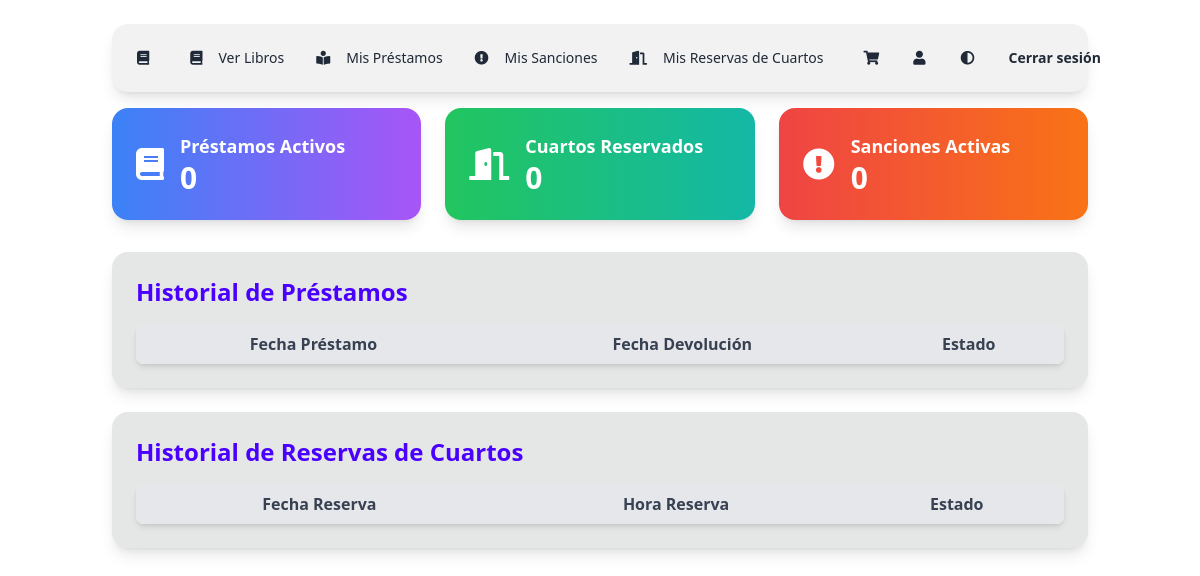
Before: /app/views/viewsCliente/dashboardCliente.php (signed in) with the older database file.
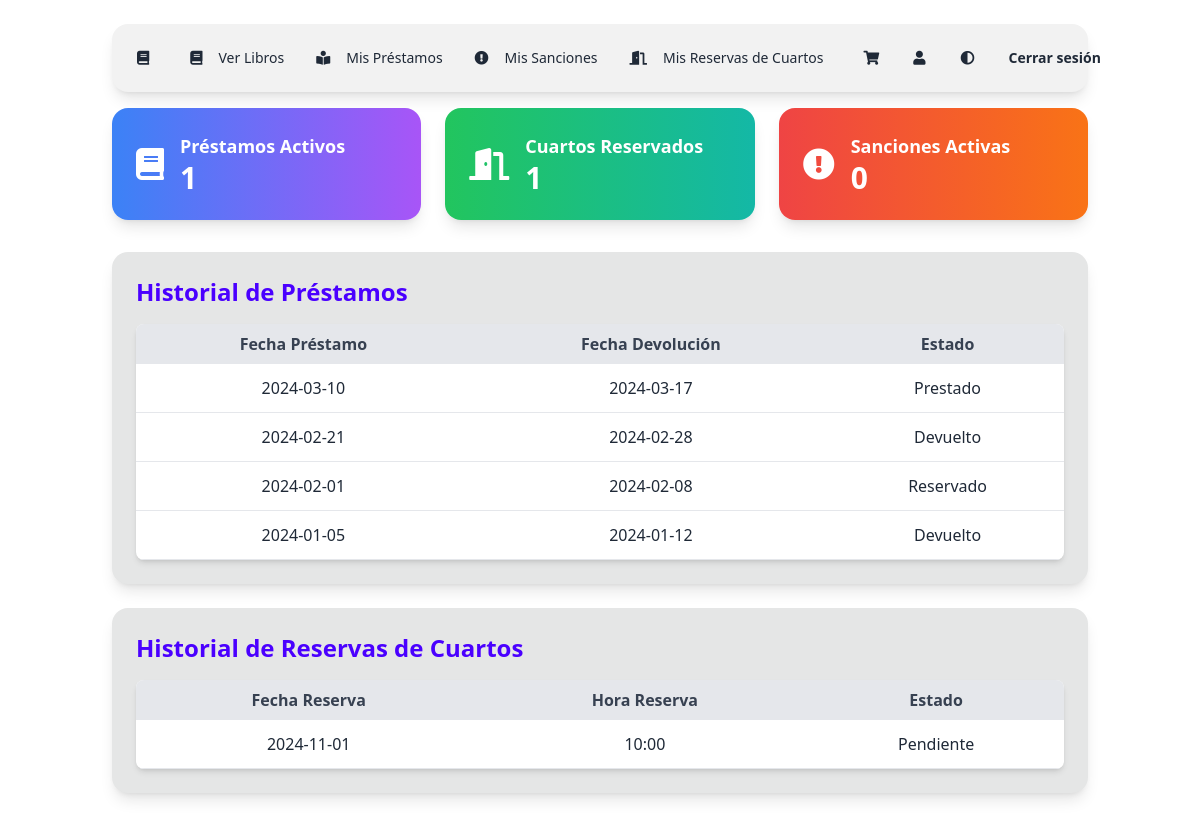
After: the same page with the newer database file.
### tables this page shows
CREATE TABLE PRESTAMOS (
    codPrestamos INT AUTO_INCREMENT PRIMARY KEY,
    fechaPrestamo DATE,
    fechaDevolucion DATE,
    estado VARCHAR(45),
    LIBROS_codLibros INT,
    USUARIOS_codUsuarios INT,
    SANCIONES_codSancion INT,
    FOREIGN KEY (LIBROS_codLibros) REFERENCES LIBROS (codLibros),
    FOREIGN KEY (USUARIOS_codUsuarios) REFERENCES CLIENTES (codUsuarios),
    FOREIGN KEY (SANCIONES_codSancion) REFERENCES SANCIONES (codSancion)
);

CREATE TABLE reservaCuarto (
    codreservaCuarto INT AUTO_INCREMENT PRIMARY KEY,
    fechaReserva VARCHAR(45),
    horaReserva VARCHAR(45),
    cuartoEstudio_codCuartoEstudio INT,
    USUARIOS_codUsuarios INT,
    FOREIGN KEY (cuartoEstudio_codCuartoEstudio) REFERENCES cuartoEstudio (codCuartoEstudio),
    FOREIGN KEY (USUARIOS_codUsuarios) REFERENCES CLIENTES (codUsuarios)
);

### app/views/viewsCliente/dashboardCliente.php (the view, shortened to what the changed rows need)
<?php
include '../../config/conexion.php';
$clienteId = $_SESSION['codUsuarios'];
$prestamosActivos = $conexion->query("SELECT COUNT(*) as total FROM PRESTAMOS WHERE USUARIOS_codUsuarios = $clienteId AND estado IN ('pendiente', 'reservado')")->fetch_assoc()['total'];
$cuartosReservados = $conexion->query("SELECT COUNT(*) as total FROM reservaCuarto WHERE USUARIOS_codUsuarios = $clienteId AND estado IN ('pendiente', 'confirmada', 'en uso')")->fetch_assoc()['total'];
$historialPrestamos = $conexion->query("SELECT fechaPrestamo, fechaDevolucion, estado FROM PRESTAMOS WHERE USUARIOS_codUsuarios = $clienteId ORDER BY fechaPrestamo DESC LIMIT 5")->fetch_all(MYSQLI_ASSOC);
$historialReservas = $conexion->query("SELECT fechaReserva, horaReserva, estado FROM reservaCuarto WHERE USUARIOS_codUsuarios = $clienteId ORDER BY fechaReserva DESC LIMIT 5")->fetch_all(MYSQLI_ASSOC);
?>
<!DOCTYPE html>
<html lang="es">
<head>
    <link href="https://cdn.jsdelivr.net/npm/daisyui@4.12.10/dist/full.min.css" rel="stylesheet" type="text/css" />
    <link rel="stylesheet" href="https://cdnjs.cloudflare.com/ajax/libs/font-awesome/5.15.3/css/all.min.css">
</head>
<body class="bg-base-100 text-base-content min-h-scree">
    <div class="container mx-auto p-6">
        <?php include "../viewsCliente/menuCliente.php"; ?>
        <div class="grid grid-cols-1 md:grid-cols-2 lg:grid-cols-3 gap-6 mb-8">
            <div class="card bg-gradient-to-r from-blue-500 to-purple-500 text-white p-6 rounded-lg shadow-lg">
                <div class="flex items-center space-x-4">
                    <div>
                        <h2 class="text-lg font-semibold">Préstamos Activos</h2>
                        <p class="text-3xl font-bold"><?php echo $prestamosActivos; ?></p>
                    </div>
                </div>
            </div>
            <div class="card bg-gradient-to-r from-green-500 to-teal-500 text-white p-6 rounded-lg shadow-lg">
                <div class="flex items-center space-x-4">
                    <div>
                        <h2 class="text-lg font-semibold">Cuartos Reservados</h2>
                        <p class="text-3xl font-bold"><?php echo $cuartosReservados; ?></p>
                    </div>
                </div>
            </div>
            <div class="card bg-gradient-to-r from-red-500 to-orange-500 text-white p-6 rounded-lg shadow-lg">
                <div class="flex items-center space-x-4">
                    <div>
                        <h2 class="text-lg font-semibold">Sanciones Activas</h2>
                    </div>
                </div>
            </div>
        </div>
        <div class="card bg-base-300 p-6 mb-6 rounded-lg shadow-lg">
            <h2 class="text-2xl font-bold mb-4 text-primary">Historial de Préstamos</h2>
            <table class="table-auto w-full bg-white rounded-lg overflow-hidden shadow-md">
                <thead>
                    <tr class="bg-gray-200 text-gray-700">
                        <th class="px-4 py-2">Fecha Préstamo</th>
                        <th class="px-4 py-2">Fecha Devolución</th>
                        <th class="px-4 py-2">Estado</th>
                    </tr>
                </thead>
                <tbody>
                    <?php foreach ($historialPrestamos as $prestamo): ?>
                        <tr class="text-center border-b border-gray-200">
                            <td class="px-4 py-3"><?php echo $prestamo['fechaPrestamo']; ?></td>
                            <td class="px-4 py-3"><?php echo $prestamo['fechaDevolucion']; ?></td>
                            <td class="px-4 py-3"><?php echo ucfirst($prestamo['estado']); ?></td>
                        </tr>
                    <?php endforeach; ?>
                </tbody>
            </table>
        </div>
        <div class="card bg-base-300 p-6 rounded-lg shadow-lg">
            <h2 class="text-2xl font-bold mb-4 text-primary">Historial de Reservas de Cuartos</h2>
            <table class="table-auto w-full bg-white rounded-lg overflow-hidden shadow-md">
                <thead>
                    <tr class="bg-gray-200 text-gray-700">
                        <th class="px-4 py-2">Fecha Reserva</th>
                        <th class="px-4 py-2">Hora Reserva</th>
                        <th class="px-4 py-2">Estado</th>
                    </tr>
                </thead>
                <tbody>
                    <?php foreach ($historialReservas as $reserva): ?>
                        <tr class="text-center border-b border-gray-200">
                            <td class="px-4 py-3"><?php echo $reserva['fechaReserva']; ?></td>
                            <td class="px-4 py-3"><?php echo $reserva['horaReserva']; ?></td>
                            <td class="px-4 py-3"><?php echo ucfirst($reserva['estado']); ?></td>
                        </tr>
                    <?php endforeach; ?>
                </tbody>
            </table>
        </div>
    </div>
    <script src="https://cdn.tailwindcss.com"></script>
</body>
</html>

Changed rows visible on the page:
added prestamos: fechaPrestamo "2024-03-10", fechaDevolucion "2024-03-17", estado "Prestado"
added prestamos: fechaPrestamo "2024-02-21", fechaDevolucion "2024-02-28", estado "Devuelto"
added prestamos: fechaPrestamo "2024-02-01", fechaDevolucion "2024-02-08", estado "Reservado"
added prestamos: fechaPrestamo "2024-01-05", fechaDevolucion "2024-01-12", estado "Devuelto"
added reservacuarto: fechaReserva "2024-11-01", horaReserva "10:00", estado "Pendiente"
Other visible differences:
$prestamosActivos: "0" → "1"
$cuartosReservados: "0" → "1"
